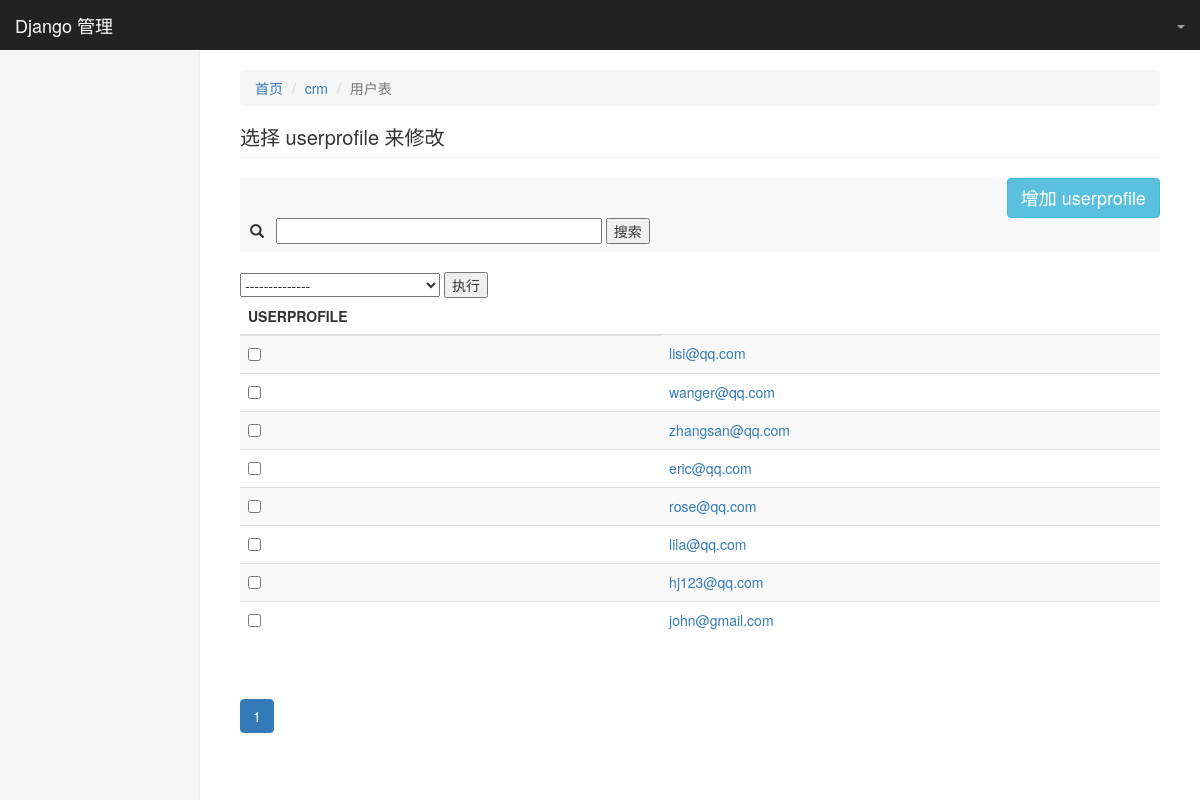
The app's page /kingadmin/crm/userprofile/ with its own data.
### crm/models.py (models this page shows, shortened)
class UserProfile(AbstractBaseUser, PermissionsMixin):
    email = models.EmailField(
        verbose_name='email address',
        max_length=255,
        unique=True,
        default='hj123@qq.com',
    )
    name = models.CharField(max_length=64, verbose_name='姓名')
    is_active = models.BooleanField(default=True)
    is_staff = models.BooleanField(default=True)
    role = models.ManyToManyField('Role', blank=True)
    objects = UserProfileManager()
    USERNAME_FIELD = 'email'
    REQUIRED_FIELDS = ['name']
    def __str__(self):
        return self.get_username()
    class Meta:
        verbose_name_plural = '用户表'
        permissions = (
            ('crm_table_list', '可以查看kingadmin每张表里所有的数据'),
            ('crm_table_list_view', '可以访问kingadmin表里每条数据的修改页'),
            ('crm_table_list_change', '可以对kingadmin表里的每条数据进行修改'),
            ('crm_table_obj_add_view', '可以访问kingadmin每张表的数据增加页'),
            ('crm_table_obj_add', '可以对kingadmin每张表进行数据添加'),
        )

### kingadmin/my_primission/permissions.py (the view)
    def inner(*args, **kwargs):     # args: (<WSGIRequest: GET '/kingadmin/crm/userprofile/'>, 'crm', 'userprofile')  kwagrs: {}
        if not perm_check(*args, **kwargs):
            request = args[0]
            return render(request, 'kingadmin/page_403.html')
        return func(*args, **kwargs)

### kingadmin/my_primission/permissions.py (called while the page is built, shortened)
def perm_check(*args, **kwargs):
    request = args[0]                       # get/post
    resolve_url_obj = resolve(request.path)     # /kingadmin/crm/userprofile/
    current_url_name = resolve_url_obj.url_name  # 当前url的url_name : table_obj_list
    print('参数：', args, kwargs)      # (<WSGIRequest: GET '/kingadmin/crm/userprofile/'>, 'crm', 'userprofile') {}
    print('---perm:', request.user, request.user.is_authenticated, current_url_name)    # lila@qq.com True table_obj_list
    match_results = [None, ]
    match_key = None
    if request.user.is_authenticated is False:
        return redirect(settings.LOGIN_URL)

def check_permission(func):         # table_obj_list = check_permission(table_obj_list)
    def inner(*args, **kwargs):     # args: (<WSGIRequest: GET '/kingadmin/crm/userprofile/'>, 'crm', 'userprofile')  kwagrs: {}
        if not perm_check(*args, **kwargs):
            request = args[0]
            return render(request, 'kingadmin/page_403.html')
        return func(*args, **kwargs)
    return inner

### kingadmin/templatetags/kingadmin_tags.py (called while the page is built)
@register.simple_tag
def build_table_row(data_obj, admin_class):
    ele = ""
    if admin_class.list_display:
        for index, column_name in enumerate(admin_class.list_display):
            column_obj = admin_class.model._meta.get_field(column_name)
            if column_obj.choices:
                column_data = getattr(data_obj, 'get_%s_display' % column_name)()
            else:
                column_data = getattr(data_obj, column_name)  # 直接获得名字 lila 、tom
            td_ele = '<td>%s</td>' % column_data
            if index == 0:
                td_ele = '<td><a href="%s/change/">%s</a></td>' % (data_obj.id, column_data)
            ele += td_ele
    else:
        td_ele = '<td><a href="%s/change/">%s</a></td>' % (data_obj.id, data_obj)
        ele += td_ele
    return mark_safe(ele)

@register.simple_tag
def build_model_name(admin_class):
    model_name = admin_class.model._meta.model_name.upper()
    return model_name

@register.simple_tag
def get_model_verbose_name(admin_class):
    name = admin_class.model._meta.verbose_name_plural
    return name

### kingadmin/views.py (called while the page is built)
def get_filter_result(request, data_list):
    filter_conditions = {}  # 过滤条件
    for k, v in request.GET.items():
        if k in ['page', '_o', 'q'] :continue
        if v:
            filter_conditions[k] = v
    return data_list.filter(**filter_conditions), filter_conditions

### kingadmin/templates/kingadmin/table_obj_list.html (shortened to what this page needs)
{% extends 'kingadmin/include/index.html' %}
{% load kingadmin_tags %}
{% block right-content %}
    <ol class="breadcrumb">
        <li><a href="/kingadmin/">首页</a></li>
        <li><a href="/kingadmin/{{ app_name }}/">{{ app_name }}</a></li>
        <li class="active">{% get_model_verbose_name admin_class %}</li>
    </ol>
    {% block h2 %}
        <h2 class="page-header" style="font-size: 20px">选择 {{ model_name }} 来修改</h2>
    {% endblock %}
    <button class="btn btn-info col-sm-offset-10 col-sm-2">
        <a href="/kingadmin/{{ app_name }}/{{ model_name }}/add/"
           style="font-size: 18px; color: white; text-decoration: none">
            增加 {{ model_name }}
        </a>
    </button>
    <div>
        <div style="margin-bottom: 20px; background: #f8f8f8; padding: 8px 10px">
            <form>
                <span class="glyphicon glyphicon-search" aria-hidden="true" style="margin-right: 8px"></span>
                <input size="40" placeholder="{% for s in admin_class.search_fields %} {{ s }} {% endfor %}" name="q"
                       value="{{ admin_class.search_key }}">
                <input type="submit" value="搜索">
            </form>
        </div>
        <form onsubmit="return ActionCheck(this)" method="post">
            <div class="row">
                <div class="col-md-5">
                    <select style="width: 200px;" name="action">
                        <option value="">--------------</option>
                    </select>
                    <input type="submit" value="执行">
                </div>
            </div>
        </form>
        <table class="table table-striped">
            <thead>
            <tr>
                {% if admin_class.list_display %}
                    <!-- list_display =
                    ['id', 'name', 'source', 'contact_type', 'contact', 'consultant', 'consult_content', 'status', 'date']
                    sorted_column = 降序：{'id': '-0'}、升序：{'id': '0'}
                    column = 'id'
                    -->
                    <th><input type="checkbox" onclick="SelectAllCheckbox(this)"></th>
                    {% for column in admin_class.list_display %}
                        <th>
                            <a href="?_o={% get_sorted_column column sorted_column forloop.counter0 %} {% render_filter_args admin_class %}">
                                {{ column }}
                                {% render_sorted_arrow column sorted_column %}
                            </a>
                        </th>
                    {% endfor %}
                {% else %}
                    <th>{% build_model_name admin_class %}</th>
                {% endif %}
            </tr>
            </thead>
            <tbody>
            {% for data_obj in data_list %}
                <tr>
                    <td><input row-select="true" type="checkbox" value="{{ data_obj.id }}"></td>
                    {% build_table_row data_obj admin_class %}
                </tr>
            {% endfor %}
            </tbody>
        </table>
        <div class="pagination">
            {% render_paginator data_list admin_class sorted_column %}
        </div>
    </div>
{% endblock %}

### static/css/dashboard.css (style rules this page uses)
body { padding-top: 50px; }
.main .page-header { margin-top: 0; }

### records on screen
UserProfile: id+email "lisi@qq.com"
UserProfile: id+email "wanger@qq.com"
UserProfile: id+email "zhangsan@qq.com"
UserProfile: id+email "eric@qq.com"
UserProfile: id+email "rose@qq.com"
UserProfile: id+email "lila@qq.com"
UserProfile: id+email "hj123@qq.com"
UserProfile: id+email "john@gmail.com"

### other values on screen
{{ app_name }} "crm"
{{ model_name }} "userprofile"
